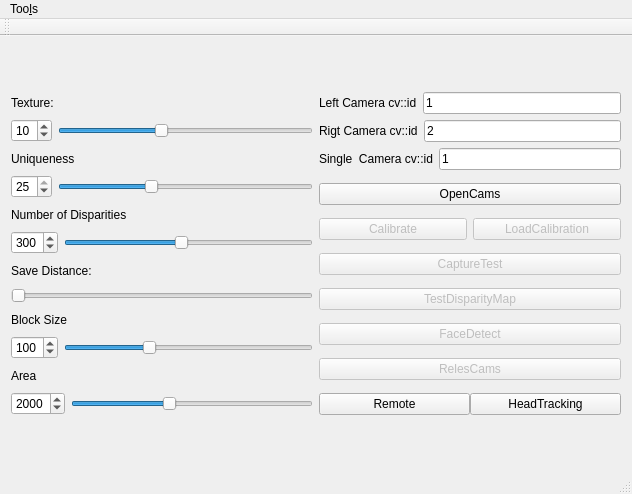
<?xml version="1.0" encoding="UTF-8"?>
<ui version="4.0">
 <class>inmoov_qt</class>
 <widget class="QMainWindow" name="inmoov_qt">
  <property name="windowModality">
   <enum>Qt::WindowModal</enum>
  </property>
  <property name="geometry">
   <rect>
    <x>0</x>
    <y>0</y>
    <width>632</width>
    <height>494</height>
   </rect>
  </property>
  <property name="minimumSize">
   <size>
    <width>0</width>
    <height>0</height>
   </size>
  </property>
  <property name="windowTitle">
   <string>inmoov Config Window</string>
  </property>
  <property name="windowIcon">
   <iconset>
    <normaloff>../logo.jpg</normaloff>../logo.jpg</iconset>
  </property>
  <property name="unifiedTitleAndToolBarOnMac">
   <bool>false</bool>
  </property>
  <widget class="QWidget" name="centralWidget">
   <layout class="QVBoxLayout" name="verticalLayout_16">
    <item>
     <layout class="QHBoxLayout" name="horizontalLayout_10">
      <item>
       <layout class="QVBoxLayout" name="verticalLayout">
        <item>
         <widget class="QLabel" name="label">
          <property name="text">
           <string>Texture:</string>
          </property>
         </widget>
        </item>
        <item>
         <layout class="QHBoxLayout" name="horizontalLayout">
          <item>
           <widget class="QSpinBox" name="spinBoxTexture">
            <property name="maximum">
             <number>25</number>
            </property>
            <property name="value">
             <number>10</number>
            </property>
           </widget>
          </item>
          <item>
           <widget class="QSlider" name="hSliderTexture">
            <property name="maximum">
             <number>25</number>
            </property>
            <property name="value">
             <number>10</number>
            </property>
            <property name="orientation">
             <enum>Qt::Horizontal</enum>
            </property>
           </widget>
          </item>
         </layout>
        </item>
        <item>
         <widget class="QLabel" name="label_2">
          <property name="text">
           <string>Uniqueness</string>
          </property>
         </widget>
        </item>
        <item>
         <layout class="QHBoxLayout" name="horizontalLayout_4">
          <item>
           <widget class="QSpinBox" name="spinBoxUniqueness">
            <property name="maximum">
             <number>25</number>
            </property>
            <property name="value">
             <number>25</number>
            </property>
           </widget>
          </item>
          <item>
           <widget class="QSlider" name="hSliderUniqueness">
            <property name="maximum">
             <number>25</number>
            </property>
            <property name="singleStep">
             <number>2</number>
            </property>
            <property name="value">
             <number>9</number>
            </property>
            <property name="orientation">
             <enum>Qt::Horizontal</enum>
            </property>
           </widget>
          </item>
         </layout>
        </item>
        <item>
         <widget class="QLabel" name="label_3">
          <property name="text">
           <string>Number of Disparities</string>
          </property>
         </widget>
        </item>
        <item>
         <layout class="QHBoxLayout" name="horizontalLayout_5">
          <item>
           <widget class="QSpinBox" name="spinBoxNumDisparities">
            <property name="maximum">
             <number>640</number>
            </property>
            <property name="value">
             <number>300</number>
            </property>
           </widget>
          </item>
          <item>
           <widget class="QSlider" name="hSliderNumDisparities">
            <property name="maximum">
             <number>640</number>
            </property>
            <property name="value">
             <number>300</number>
            </property>
            <property name="orientation">
             <enum>Qt::Horizontal</enum>
            </property>
           </widget>
          </item>
         </layout>
        </item>
        <item>
         <widget class="QLabel" name="label_4">
          <property name="text">
           <string>Save Distance:</string>
          </property>
         </widget>
        </item>
        <item>
         <widget class="QSlider" name="hSliderSaveDist">
          <property name="maximum">
           <number>1</number>
          </property>
          <property name="orientation">
           <enum>Qt::Horizontal</enum>
          </property>
         </widget>
        </item>
        <item>
         <widget class="QLabel" name="label_5">
          <property name="text">
           <string>Block Size</string>
          </property>
         </widget>
        </item>
        <item>
         <layout class="QHBoxLayout" name="horizontalLayout_6">
          <item>
           <widget class="QSpinBox" name="spinBoxBlock">
            <property name="maximum">
             <number>300</number>
            </property>
            <property name="value">
             <number>100</number>
            </property>
           </widget>
          </item>
          <item>
           <widget class="QSlider" name="hSliderBlock">
            <property name="maximum">
             <number>300</number>
            </property>
            <property name="value">
             <number>100</number>
            </property>
            <property name="orientation">
             <enum>Qt::Horizontal</enum>
            </property>
           </widget>
          </item>
         </layout>
        </item>
        <item>
         <widget class="QLabel" name="label_6">
          <property name="text">
           <string>Area</string>
          </property>
         </widget>
        </item>
        <item>
         <layout class="QHBoxLayout" name="horizontalLayout_8">
          <item>
           <widget class="QSpinBox" name="spinBoxArea">
            <property name="maximum">
             <number>5000</number>
            </property>
            <property name="value">
             <number>2000</number>
            </property>
           </widget>
          </item>
          <item>
           <widget class="QSlider" name="hSliderArea">
            <property name="maximum">
             <number>5000</number>
            </property>
            <property name="value">
             <number>2000</number>
            </property>
            <property name="orientation">
             <enum>Qt::Horizontal</enum>
            </property>
           </widget>
          </item>
         </layout>
        </item>
       </layout>
      </item>
      <item>
       <layout class="QVBoxLayout" name="verticalLayout_15">
        <property name="spacing">
         <number>13</number>
        </property>
        <item>
         <layout class="QVBoxLayout" name="verticalLayout_2">
          <item>
           <layout class="QHBoxLayout" name="horizontalLayout_2">
            <item>
             <widget class="QLabel" name="label_8">
              <property name="text">
               <string>Left Camera cv::id</string>
              </property>
             </widget>
            </item>
            <item>
             <widget class="QLineEdit" name="lineEditLeftCam">
              <property name="text">
               <string>1</string>
              </property>
             </widget>
            </item>
           </layout>
          </item>
          <item>
           <layout class="QVBoxLayout" name="verticalLayout_3">
            <item>
             <layout class="QHBoxLayout" name="horizontalLayout_3">
              <item>
               <widget class="QLabel" name="label_9">
                <property name="text">
                 <string>Rigt Camera cv::id</string>
                </property>
               </widget>
              </item>
              <item>
               <widget class="QLineEdit" name="lineEditRightCam">
                <property name="text">
                 <string>2</string>
                </property>
               </widget>
              </item>
             </layout>
            </item>
           </layout>
          </item>
          <item>
           <layout class="QHBoxLayout" name="horizontalLayout_14">
            <property name="topMargin">
             <number>0</number>
            </property>
            <item>
             <widget class="QLabel" name="label_7">
              <property name="text">
               <string>Single  Camera cv::id</string>
              </property>
             </widget>
            </item>
            <item>
             <widget class="QLineEdit" name="lineEditSingleCam">
              <property name="text">
               <string>1</string>
              </property>
             </widget>
            </item>
           </layout>
          </item>
         </layout>
        </item>
        <item>
         <widget class="QPushButton" name="pushButtonOpenCams">
          <property name="text">
           <string>OpenCams</string>
          </property>
         </widget>
        </item>
        <item>
         <layout class="QHBoxLayout" name="horizontalLayout_7">
          <property name="spacing">
           <number>6</number>
          </property>
          <item>
           <widget class="QPushButton" name="pushButtonCalibrate">
            <property name="enabled">
             <bool>false</bool>
            </property>
            <property name="text">
             <string>Calibrate</string>
            </property>
           </widget>
          </item>
          <item>
           <widget class="QPushButton" name="pushButtonLoadCalib">
            <property name="enabled">
             <bool>false</bool>
            </property>
            <property name="text">
             <string>LoadCalibration</string>
            </property>
           </widget>
          </item>
         </layout>
        </item>
        <item>
         <widget class="QPushButton" name="pushButtonCaptureTest">
          <property name="enabled">
           <bool>false</bool>
          </property>
          <property name="text">
           <string>CaptureTest</string>
          </property>
         </widget>
        </item>
        <item>
         <widget class="QPushButton" name="pushButtonTestDisparity">
          <property name="enabled">
           <bool>false</bool>
          </property>
          <property name="text">
           <string>TestDisparityMap</string>
          </property>
         </widget>
        </item>
        <item>
         <widget class="QPushButton" name="pushButtonFaceDetect">
          <property name="enabled">
           <bool>false</bool>
          </property>
          <property name="text">
           <string>FaceDetect</string>
          </property>
         </widget>
        </item>
        <item>
         <widget class="QPushButton" name="pushButtonRelesCams">
          <property name="enabled">
           <bool>false</bool>
          </property>
          <property name="text">
           <string>RelesCams</string>
          </property>
         </widget>
        </item>
        <item>
         <layout class="QHBoxLayout" name="horizontalLayout_9">
          <property name="spacing">
           <number>0</number>
          </property>
          <property name="topMargin">
           <number>0</number>
          </property>
          <item>
           <widget class="QPushButton" name="pushButtonRemote">
            <property name="text">
             <string>Remote</string>
            </property>
           </widget>
          </item>
          <item>
           <widget class="QPushButton" name="pushButtonHeadTracking">
            <property name="text">
             <string>HeadTracking</string>
            </property>
            <property name="checkable">
             <bool>true</bool>
            </property>
           </widget>
          </item>
         </layout>
        </item>
       </layout>
      </item>
     </layout>
    </item>
   </layout>
   <zorder></zorder>
  </widget>
  <widget class="QMenuBar" name="menuBar">
   <property name="geometry">
    <rect>
     <x>0</x>
     <y>0</y>
     <width>632</width>
     <height>30</height>
    </rect>
   </property>
   <widget class="QMenu" name="menuCOnfig">
    <property name="title">
     <string>Too&amp;ls</string>
    </property>
    <addaction name="actionConfig_Serial"/>
   </widget>
   <addaction name="menuCOnfig"/>
  </widget>
  <widget class="QToolBar" name="mainToolBar">
   <attribute name="toolBarArea">
    <enum>TopToolBarArea</enum>
   </attribute>
   <attribute name="toolBarBreak">
    <bool>false</bool>
   </attribute>
  </widget>
  <widget class="QStatusBar" name="statusBar"/>
  <action name="actionConfig_Serial">
   <property name="text">
    <string>&amp;Config Serial</string>
   </property>
  </action>
 </widget>
 <layoutdefault spacing="6" margin="11"/>
 <resources/>
 <connections/>
</ui>
